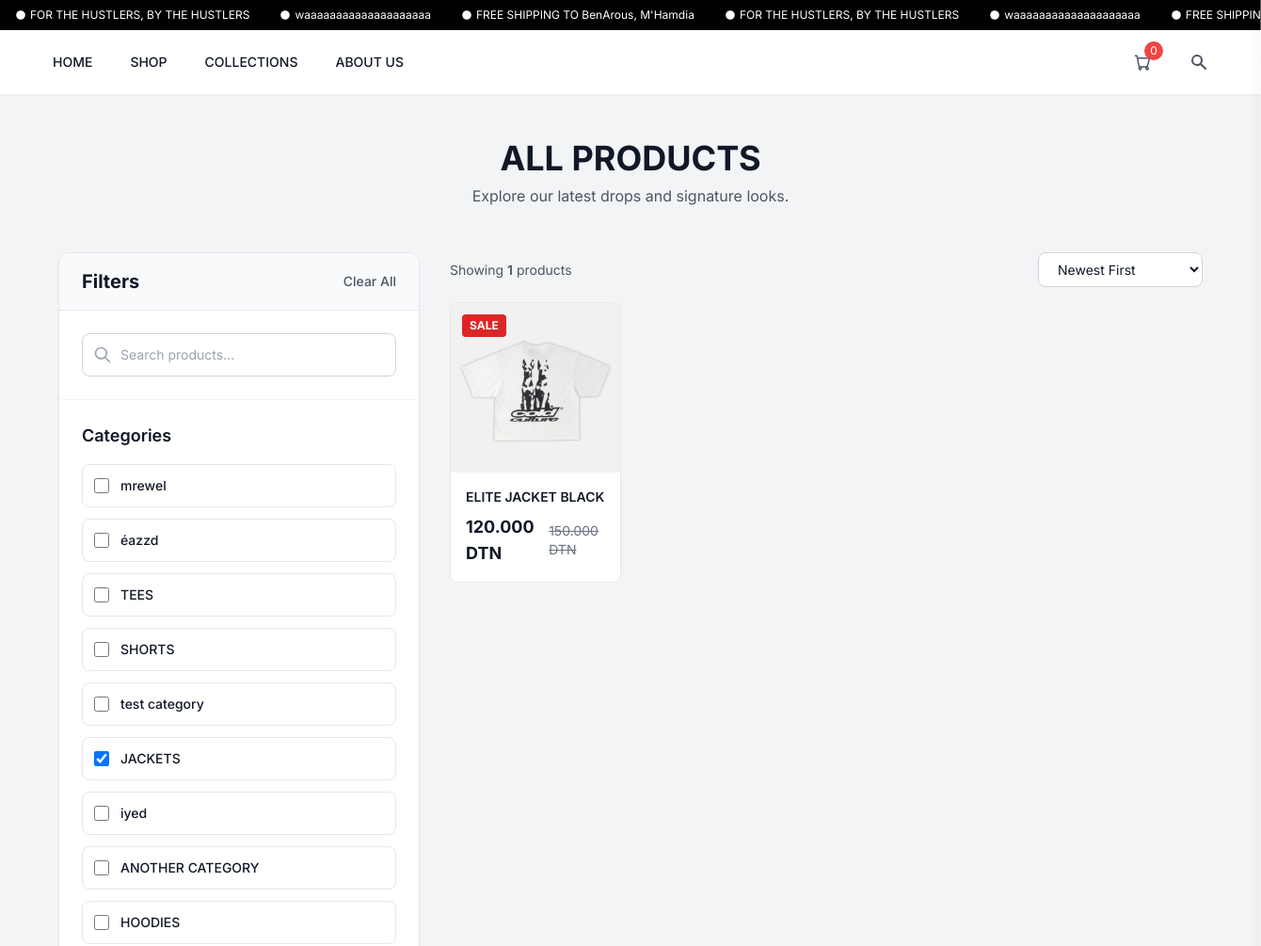
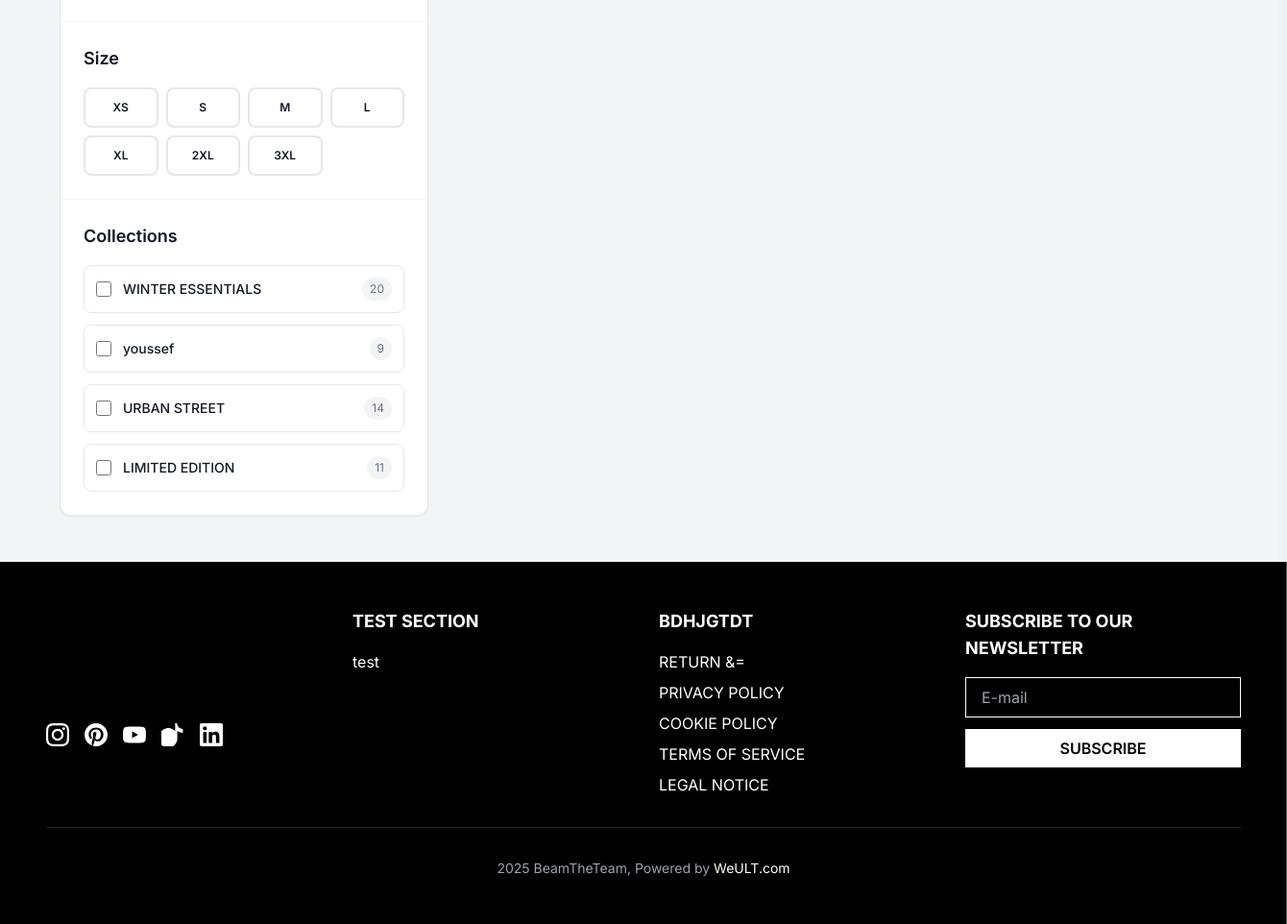
Page /shop.php?category=5 on the committed database (2 pictures, top to bottom).
### tables this page shows
CREATE TABLE `site_settings` (
  `id` int(11) NOT NULL,
  `setting_key` varchar(100) NOT NULL,
  `setting_value` text DEFAULT NULL,
  `created_at` timestamp NOT NULL DEFAULT current_timestamp(),
  `updated_at` timestamp NOT NULL DEFAULT current_timestamp() ON UPDATE current_timestamp()
);

CREATE TABLE `categories` (
  `id` int(11) NOT NULL,
  `name` varchar(100) NOT NULL,
  `slug` varchar(100) NOT NULL,
  `image` varchar(255) DEFAULT NULL,
  `description` text DEFAULT NULL,
  `sort_order` int(11) DEFAULT 0,
  `is_active` tinyint(1) DEFAULT 1,
  `created_at` timestamp NOT NULL DEFAULT current_timestamp(),
  `updated_at` timestamp NOT NULL DEFAULT current_timestamp() ON UPDATE current_timestamp()
);

CREATE TABLE `collections` (
  `id` int(11) NOT NULL,
  `name` varchar(100) NOT NULL,
  `slug` varchar(100) NOT NULL,
  `image` varchar(255) DEFAULT NULL,
  `description` text DEFAULT NULL,
  `sort_order` int(11) DEFAULT 0,
  `is_active` tinyint(1) DEFAULT 1,
  `created_at` timestamp NOT NULL DEFAULT current_timestamp(),
  `updated_at` timestamp NOT NULL DEFAULT current_timestamp() ON UPDATE current_timestamp(),
  `secret` tinyint(1) DEFAULT 0
);

CREATE TABLE `products` (
  `id` int(11) NOT NULL,
  `name` varchar(255) NOT NULL,
  `slug` varchar(255) NOT NULL,
  `description` text DEFAULT NULL,
  `short_description` varchar(500) DEFAULT NULL,
  `price` decimal(10,2) NOT NULL,
  `sale_price` decimal(10,2) DEFAULT NULL,
  `cost_price` decimal(10,2) NOT NULL,
  `color` varchar(50) DEFAULT NULL,
  `category_id` int(11) DEFAULT NULL,
  `collection_id` int(11) DEFAULT NULL,
  `is_featured` tinyint(1) DEFAULT 0,
  `is_bestseller` tinyint(1) DEFAULT 0,
  `is_on_sale` tinyint(1) DEFAULT 0,
  `is_active` tinyint(1) DEFAULT 1,
  `created_at` timestamp NOT NULL DEFAULT current_timestamp(),
  `updated_at` timestamp NOT NULL DEFAULT current_timestamp() ON UPDATE current_timestamp(),
  `show_stock` tinyint(1) DEFAULT 1,
  `stock_status` enum('in_stock','low_stock') DEFAULT 'in_stock'
);

CREATE TABLE `product_images` (
  `id` int(11) NOT NULL,
  `product_id` int(11) NOT NULL,
  `image_path` varchar(255) NOT NULL,
  `is_primary` tinyint(1) DEFAULT 0,
  `sort_order` int(11) DEFAULT 0,
  `image_order` int(11) DEFAULT 0,
  `created_at` timestamp NOT NULL DEFAULT current_timestamp()
);

CREATE TABLE `social_media` (
  `id` int(11) NOT NULL,
  `platform` varchar(50) NOT NULL,
  `icon_svg` text DEFAULT NULL,
  `link_url` varchar(255) NOT NULL,
  `sort_order` int(11) DEFAULT 0,
  `is_active` tinyint(1) DEFAULT 1,
  `created_at` timestamp NOT NULL DEFAULT current_timestamp(),
  `updated_at` timestamp NOT NULL DEFAULT current_timestamp() ON UPDATE current_timestamp()
);

CREATE TABLE `footer_sections` (
  `id` int(11) NOT NULL,
  `section_name` varchar(100) NOT NULL,
  `section_title` varchar(255) NOT NULL,
  `sort_order` int(11) DEFAULT 0,
  `is_active` tinyint(1) DEFAULT 1,
  `created_at` timestamp NOT NULL DEFAULT current_timestamp(),
  `updated_at` timestamp NOT NULL DEFAULT current_timestamp() ON UPDATE current_timestamp()
);

CREATE TABLE `footer_links` (
  `id` int(11) NOT NULL,
  `section_id` int(11) NOT NULL,
  `link_text` varchar(255) NOT NULL,
  `link_url` varchar(255) NOT NULL,
  `sort_order` int(11) DEFAULT 0,
  `is_active` tinyint(1) DEFAULT 1,
  `created_at` timestamp NOT NULL DEFAULT current_timestamp(),
  `updated_at` timestamp NOT NULL DEFAULT current_timestamp() ON UPDATE current_timestamp()
);

### shop.php (the view, shortened to what the rows shown need)
<?php
require_once 'includes/functions.php';
$categoryFilter = $_GET['category'] ?? null;
$collectionFilter = $_GET['collection'] ?? null;
$filters = [];
if ($categoryFilter) {
    $filters['category'] = $categoryFilter;
}
$products = getProducts($filters);
$categories = getCategories();
$collections = getCollections();
?>
<?php require_once 'includes/header.php'; ?>
    <main class="container mx-auto py-12 px-4 sm:px-6 lg:px-8">
        <div class="text-center mb-12">
            <h1 class="text-3xl md:text-4xl font-bold text-gray-900 mb-2">ALL PRODUCTS</h1>
        </div>
        <div class="flex flex-col lg:flex-row gap-8">
            <aside id="filter-sidebar" class="lg:w-80 xl:w-96 lg:sticky lg:top-8 lg:h-fit bg-white border border-gray-200 rounded-xl shadow-sm overflow-hidden">
                <div class="bg-gray-50 px-6 py-4 border-b border-gray-200">
                    <div class="flex justify-between items-center">
                        <h2 class="text-xl font-bold text-gray-900">Filters</h2>
                    </div>
                </div>
                <form id="filter-form" method="GET" action="shop.php" class="divide-y divide-gray-100">
                    <div class="p-6">
                        <div class="space-y-3">
                            <?php foreach ($categories as $category): ?>
                            <label class="flex items-center justify-between p-3 rounded-lg border border-gray-200 hover:border-gray-300 transition-colors cursor-pointer">
                                <div class="flex items-center">
                                    <input type="checkbox" name="category[]" class="w-4 h-4 text-black border-gray-300 rounded focus:ring-black" data-filter="category" value="<?php echo $category['id']; ?>" <?php echo ($categoryFilter == $category['id']) ? 'checked' : ''; ?>>
                                    <span class="ml-3 text-sm font-medium text-gray-900"><?php echo htmlspecialchars($category['name']); ?></span>
                                </div>
                            </label>
                            <?php endforeach; ?>
                        </div>
                    </div>
                    <div class="p-6">
                        <div class="space-y-3">
                            <?php foreach ($collections as $collection): ?>
                            <label class="flex items-center justify-between p-3 rounded-lg border border-gray-200 hover:border-gray-300 transition-colors cursor-pointer">
                                <div class="flex items-center">
                                    <input type="checkbox" name="collection[]" class="w-4 h-4 text-black border-gray-300 rounded focus:ring-black" data-filter="collection" value="<?php echo $collection['id']; ?>" <?php echo ($collectionFilter == $collection['id']) ? 'checked' : ''; ?>>
                                    <span class="ml-3 text-sm font-medium text-gray-900"><?php echo htmlspecialchars($collection['name']); ?></span>
                                </div>
                                <span class="text-xs text-gray-500 bg-gray-100 px-2 py-1 rounded-full"><?php echo rand(5, 20); ?></span>
                            </label>
                            <?php endforeach; ?>
                        </div>
                </div>
                </form>
            </aside>
            <div class="flex-1">
                <div id="product-grid" id="selected-filters"  class="grid grid-cols-1 sm:grid-cols-2 lg:grid-cols-3 xl:grid-cols-4 gap-6">
                    <?php foreach ($products as $product):
                        $productImages = getProductImagesForSlider($product['id']);
                        $primaryImage = $productImages[0]['image_path'] ?? 'images/placeholder.jpg';
                    ?>
                    <div class="bg-white relative group product-card border border-gray-200 rounded-lg overflow-hidden hover:shadow-lg transition-all duration-300"
                         data-category="<?php echo $product['category_id']; ?>"
                         data-collection="<?php echo $product['collection_id']; ?>"
                         data-price="<?php echo $product['sale_price'] ?? $product['price']; ?>"
                         data-name="<?php echo strtolower($product['name']); ?>"
                         data-color="<?php echo strtolower($product['color'] ?? ''); ?>"
                         data-created-at="<?php echo $product['created_at']; ?>">
                        <a href="product-view.php?id=<?php echo $product['id']; ?>">
                            <div class="relative aspect-square">
                                <?php if ($product['is_on_sale']): ?>
                                <span class="absolute top-3 left-3 bg-red-600 text-white text-xs font-bold px-2 py-1 z-10 rounded">SALE</span>
                                <?php endif; ?>
                                <img src="<?php echo $primaryImage; ?>" alt="<?php echo $product['name']; ?>" class="w-full h-full object-cover transition-opacity duration-300 group-hover:opacity-0">
                            </div>
                            <div class="p-4">
                                <h4 class="text-sm font-semibold text-gray-900 mb-2 line-clamp-2"><?php echo $product['name']; ?></h4>
                                <div class="flex items-center justify-between">
                                    <div class="flex items-center space-x-2">
                                        <span class="text-lg font-bold text-gray-900"><?php echo formatPrice($product['sale_price'] ?? $product['price']); ?></span>
                                        <?php if ($product['sale_price']): ?>
                                        <span class="text-sm text-gray-500 line-through"><?php echo formatPrice($product['price']); ?></span>
                                        <?php endif; ?>
                    </div>
                            </div>
                            </div>
                        </a>
                    </div>
                    <?php endforeach; ?>
                </div>
            </div>
        </div>
    </main>
<?php require_once 'includes/footer.php'; ?>

### includes/header.php (shortened to what the rows shown need)
<?php
require_once __DIR__ . '/functions.php';
checkMaintenanceMode();
?>
<!DOCTYPE html>
<html lang="en">
<head>
    <title><?php echo getSiteSetting('brand_name', 'BeamTheTeam'); ?></title>
    <script src="https://cdn.tailwindcss.com"></script>
    <link rel="stylesheet" href="style.css">
</head>
<body class="bg-gray-100 text-gray-900">
    <div class="bg-black text-white text-xs py-2 px-4 overflow-hidden">
        <div class="flex animate-scroll space-x-8 whitespace-nowrap">
            <span class="flex items-center"><svg class="w-3 h-3 mr-1 flex-shrink-0" fill="currentColor" viewBox="0 0 20 20"><path d="M10 18a8 8 0 100-16 8 8 0 000 16zm1-11H9v3H8v2h1v3h2v-3h1v-2h-1V7z"></path></svg> <?php echo getSiteSetting('announcement_text_1', 'SHIPPING TO TUNISIA ON ORDERS +$150'); ?></span>
            <span class="flex items-center"><svg class="w-3 h-3 mr-1 flex-shrink-0" fill="currentColor" viewBox="0 0 20 20"><path d="M10 18a8 8 0 100-16 8 8 0 000 16zm1-11H9v3H8v2h1v3h2v-3h1v-2h-1V7z"></path></svg> <?php echo getSiteSetting('announcement_text_2', 'EASY RETURNS'); ?></span>
            <span class="flex items-center"><svg class="w-3 h-3 mr-1 flex-shrink-0" fill="currentColor" viewBox="0 0 20 20"><path d="M10 18a8 8 0 100-16 8 8 0 000 16zm1-11H9v3H8v2h1v3h2v-3h1v-2h-1V7z"></path></svg> <?php echo getSiteSetting('announcement_text_3', 'FREE SHIPPING TO TUNISIA ON ORDERS +$150'); ?></span>
            <span class="flex items-center"><svg class="w-3 h-3 mr-1 flex-shrink-0" fill="currentColor" viewBox="0 0 20 20"><path d="M10 18a8 8 0 100-16 8 8 0 000 16zm1-11H9v3H8v2h1v3h2v-3h1v-2h-1V7z"></path></svg> <?php echo getSiteSetting('announcement_text_1', 'SHIPPING TO TUNISIA ON ORDERS +$150'); ?></span>
            <span class="flex items-center"><svg class="w-3 h-3 mr-1 flex-shrink-0" fill="currentColor" viewBox="0 0 20 20"><path d="M10 18a8 8 0 100-16 8 8 0 000 16zm1-11H9v3H8v2h1v3h2v-3h1v-2h-1V7z"></path></svg> <?php echo getSiteSetting('announcement_text_2', 'EASY RETURNS'); ?></span>
            <span class="flex items-center"><svg class="w-3 h-3 mr-1 flex-shrink-0" fill="currentColor" viewBox="0 0 20 20"><path d="M10 18a8 8 0 100-16 8 8 0 000 16zm1-11H9v3H8v2h1v3h2v-3h1v-2h-1V7z"></path></svg> <?php echo getSiteSetting('announcement_text_3', 'FREE SHIPPING TO TUNISIA ON ORDERS +$150'); ?></span>
        </div>
    </div>
                                        <?php
                                        $bestsellerProducts = getProducts(['bestseller' => true, 'limit' => 4]);
                                        foreach ($bestsellerProducts as $product):
                                            $productImages = getProductImagesForSlider($product['id']);
                                        ?>
                                        <?php endforeach; ?>
                        <?php
                        $categories = getCategories();
                        ?>
                        <?php
                        $collections = getCollections();
                        ?>
                        <?php
                        $bestsellerProducts = getProducts(['bestseller' => true, 'limit' => 4]);
                        ?>

### includes/footer.php (shortened to what the rows shown need)
    <footer class="bg-black text-white py-12 px-4 md:px-8 lg:px-12">
        <div class="max-w-7xl mx-auto">
            <div class="grid grid-cols-1 md:grid-cols-2 lg:grid-cols-4 gap-8 mb-8">
                <div class="space-y-4">
                    <div class="flex space-x-4">
                        <?php
                        static $socialMedia = null;
                        if ($socialMedia === null) {
                            try {
                                $socialMedia = getSocialMedia();
                            } catch (Exception $e) {
                                error_log("Social media data error: " . $e->getMessage());
                                $socialMedia = [];
                            }
                        }
                        if (!empty($socialMedia)):
                            foreach ($socialMedia as $social):
                        ?>
                        <a href="<?php echo htmlspecialchars($social['link_url']); ?>" class="text-white hover:text-gray-300 transition-colors duration-200" target="_blank" rel="noopener noreferrer">
                            <svg class="w-6 h-6" fill="currentColor" viewBox="0 0 24 24">
                                <?php echo $social['icon_svg']; ?>
                            </svg>
                        </a>
                        <?php
                            endforeach;
                        endif;
                        ?>
                    </div>
                </div>
                <?php
                static $footerData = null;
                if ($footerData === null) {
                    try {
                        $footerData = getFooterData();
                    } catch (Exception $e) {
                        error_log("Footer data error: " . $e->getMessage());
                        $footerData = [];
                    }
                }
                if (!empty($footerData)):
                    foreach ($footerData as $section):
                ?>
                <div class="space-y-4">
                    <h4 class="text-lg font-bold text-white uppercase"><?php echo htmlspecialchars($section['section_title']); ?></h4>
                    <ul class="space-y-2">
                        <?php if (!empty($section['links'])): ?>
                            <?php foreach ($section['links'] as $link): ?>
                            <li><a href="<?php echo htmlspecialchars($link['link_url']); ?>" class="text-white hover:text-gray-300 transition-colors duration-200"><?php echo htmlspecialchars($link['link_text']); ?></a></li>
                            <?php endforeach; ?>
                        <?php endif; ?>
                    </ul>
                </div>
                <?php
                    endforeach;
                endif;
                ?>
            </div>
        </div>
    </footer>
</body>
</html>

### rows in the picture
site_settings: setting_value "FOR THE HUSTLERS, BY THE HUSTLERS"
site_settings: setting_value "waaaaaaaaaaaaaaaaaaaa"
site_settings: setting_value "FREE SHIPPING TO BenArous, M'Hamdia"
categories: name "mrewel"
categories: name "éazzd"
categories: name "TEES"
categories: name "SHORTS"
categories: name "test category"
categories: id "☑", name "JACKETS"
categories: name "iyed"
categories: name "ANOTHER CATEGORY"
categories: name "HOODIES"
collections: name "WINTER ESSENTIALS"
collections: name "youssef"
collections: name "URBAN STREET"
collections: name "LIMITED EDITION"
products: is_on_sale "SALE", id.image_path (picture), name "ELITE JACKET BLACK", sale_price "120.000 DTN", price "150.000 DTN"
footer_sections: section_title "TEST SECTION"
footer_links: link_text "test"
footer_sections: section_title "BDHJGTDT"
footer_links: link_text "RETURN &="
footer_links: link_text "PRIVACY POLICY"
footer_links: link_text "COOKIE POLICY"
footer_links: link_text "TERMS OF SERVICE"
footer_links: link_text "LEGAL NOTICE"

### other values in the picture
getSiteSetting('announcement_text_2', 'EASY RETURNS') "waaaaaaaaaaaaaaaaaaaa"
$totalItems "0"
$size "XS"
$size "S"
$size "M"
$size "L"
$size "XL"
$size "2XL"
$size "3XL"
count($products) "1"
